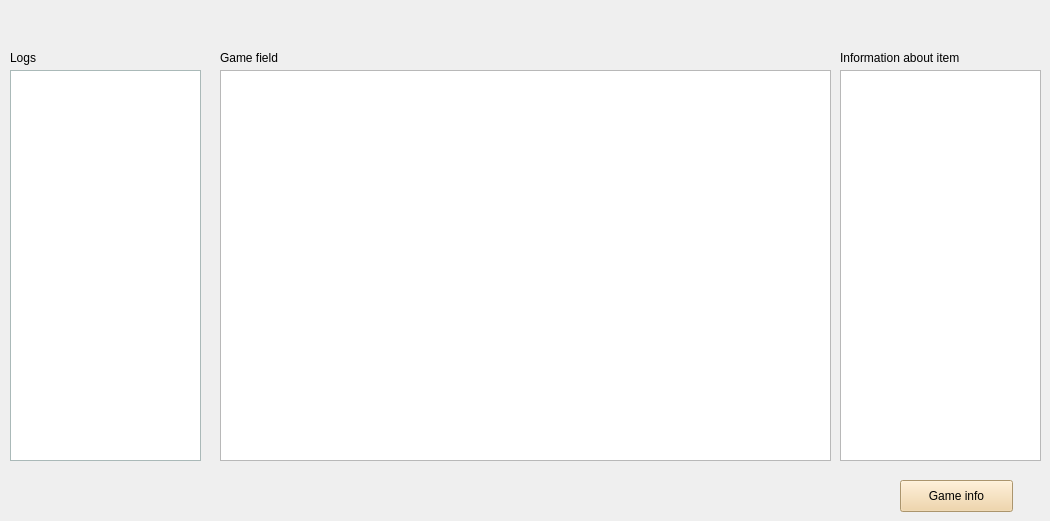
  <widget class="QWidget" name="centralwidget">
   <widget class="QTextEdit" name="fieldWindow">
    <property name="geometry">
     <rect>
      <x>220</x>
      <y>70</y>
      <width>611</width>
      <height>391</height>
     </rect>
    </property>
   </widget>
   <widget class="QTextEdit" name="infoWindow">
    <property name="geometry">
     <rect>
      <x>840</x>
      <y>70</y>
      <width>201</width>
      <height>391</height>
     </rect>
    </property>
   </widget>
   <widget class="QTextEdit" name="logWindow">
    <property name="geometry">
     <rect>
      <x>10</x>
      <y>70</y>
      <width>191</width>
      <height>391</height>
     </rect>
    </property>
    <property name="palette">
     <palette>
      <active>
       <colorrole role="WindowText">
        <brush brushstyle="SolidPattern">
         <color alpha="255">
          <red>0</red>
          <green>0</green>
          <blue>0</blue>
         </color>
        </brush>
       </colorrole>
       <colorrole role="Button">
        <brush brushstyle="SolidPattern">
         <color alpha="255">
          <red>220</red>
          <green>240</green>
          <blue>238</blue>
         </color>
        </brush>
       </colorrole>
       <colorrole role="Light">
        <brush brushstyle="SolidPattern">
         <color alpha="255">
          <red>255</red>
          <green>255</green>
          <blue>255</blue>
         </color>
        </brush>
       </colorrole>
       <colorrole role="Midlight">
        <brush brushstyle="SolidPattern">
         <color alpha="255">
          <red>237</red>
          <green>247</green>
          <blue>246</blue>
         </color>
        </brush>
       </colorrole>
       <colorrole role="Dark">
        <brush brushstyle="SolidPattern">
         <color alpha="255">
          <red>110</red>
          <green>120</green>
          <blue>119</blue>
         </color>
        </brush>
       </colorrole>
       <colorrole role="Mid">
        <brush brushstyle="SolidPattern">
         <color alpha="255">
          <red>147</red>
          <green>160</green>
          <blue>159</blue>
         </color>
        </brush>
       </colorrole>
       <colorrole role="Text">
        <brush brushstyle="SolidPattern">
         <color alpha="255">
          <red>0</red>
          <green>0</green>
          <blue>0</blue>
         </color>
        </brush>
       </colorrole>
       <colorrole role="BrightText">
        <brush brushstyle="SolidPattern">
         <color alpha="255">
          <red>255</red>
          <green>255</green>
          <blue>255</blue>
         </color>
        </brush>
       </colorrole>
       <colorrole role="ButtonText">
        <brush brushstyle="SolidPattern">
         <color alpha="255">
          <red>0</red>
          <green>0</green>
          <blue>0</blue>
         </color>
        </brush>
       </colorrole>
       <colorrole role="Base">
        <brush brushstyle="SolidPattern">
         <color alpha="255">
          <red>255</red>
          <green>255</green>
          <blue>255</blue>
         </color>
        </brush>
       </colorrole>
       <colorrole role="Window">
        <brush brushstyle="SolidPattern">
         <color alpha="255">
          <red>220</red>
          <green>240</green>
          <blue>238</blue>
         </color>
        </brush>
       </colorrole>
       <colorrole role="Shadow">
        <brush brushstyle="SolidPattern">
         <color alpha="255">
          <red>0</red>
          <green>0</green>
          <blue>0</blue>
         </color>
        </brush>
       </colorrole>
       <colorrole role="AlternateBase">
        <brush brushstyle="SolidPattern">
         <color alpha="255">
          <red>237</red>
          <green>247</green>
          <blue>246</blue>
         </color>
        </brush>
       </colorrole>
       <colorrole role="ToolTipBase">
        <brush brushstyle="SolidPattern">
         <color alpha="255">
          <red>255</red>
          <green>255</green>
          <blue>220</blue>
         </color>
        </brush>
       </colorrole>
       <colorrole role="ToolTipText">
        <brush brushstyle="SolidPattern">
         <color alpha="255">
          <red>0</red>
          <green>0</green>
          <blue>0</blue>
         </color>
        </brush>
       </colorrole>
       <colorrole role="PlaceholderText">
        <brush brushstyle="SolidPattern">
         <color alpha="128">
          <red>0</red>
          <green>0</green>
          <blue>0</blue>
         </color>
        </brush>
       </colorrole>
      </active>
      <inactive>
       <colorrole role="WindowText">
        <brush brushstyle="SolidPattern">
         <color alpha="255">
          <red>0</red>
          <green>0</green>
          <blue>0</blue>
         </color>
        </brush>
       </colorrole>
       <colorrole role="Button">
        <brush brushstyle="SolidPattern">
         <color alpha="255">
          <red>220</red>
          <green>240</green>
          <blue>238</blue>
         </color>
        </brush>
       </colorrole>
       <colorrole role="Light">
        <brush brushstyle="SolidPattern">
         <color alpha="255">
          <red>255</red>
          <green>255</green>
          <blue>255</blue>
         </color>
        </brush>
       </colorrole>
       <colorrole role="Midlight">
        <brush brushstyle="SolidPattern">
         <color alpha="255">
          <red>237</red>
          <green>247</green>
          <blue>246</blue>
         </color>
        </brush>
       </colorrole>
       <colorrole role="Dark">
        <brush brushstyle="SolidPattern">
         <color alpha="255">
          <red>110</red>
          <green>120</green>
          <blue>119</blue>
         </color>
        </brush>
       </colorrole>
       <colorrole role="Mid">
        <brush brushstyle="SolidPattern">
         <color alpha="255">
          <red>147</red>
          <green>160</green>
          <blue>159</blue>
         </color>
        </brush>
       </colorrole>
       <colorrole role="Text">
        <brush brushstyle="SolidPattern">
         <color alpha="255">
          <red>0</red>
          <green>0</green>
          <blue>0</blue>
         </color>
        </brush>
       </colorrole>
       <colorrole role="BrightText">
        <brush brushstyle="SolidPattern">
         <color alpha="255">
          <red>255</red>
          <green>255</green>
          <blue>255</blue>
         </color>
        </brush>
       </colorrole>
       <colorrole role="ButtonText">
        <brush brushstyle="SolidPattern">
         <color alpha="255">
          <red>0</red>
          <green>0</green>
          <blue>0</blue>
         </color>
        </brush>
       </colorrole>
       <colorrole role="Base">
        <brush brushstyle="SolidPattern">
         <color alpha="255">
          <red>255</red>
          <green>255</green>
          <blue>255</blue>
         </color>
        </brush>
       </colorrole>
       <colorrole role="Window">
        <brush brushstyle="SolidPattern">
         <color alpha="255">
          <red>220</red>
          <green>240</green>
          <blue>238</blue>
         </color>
        </brush>
       </colorrole>
       <colorrole role="Shadow">
        <brush brushstyle="SolidPattern">
         <color alpha="255">
          <red>0</red>
          <green>0</green>
          <blue>0</blue>
         </color>
        </brush>
       </colorrole>
       <colorrole role="AlternateBase">
        <brush brushstyle="SolidPattern">
         <color alpha="255">
          <red>237</red>
          <green>247</green>
          <blue>246</blue>
         </color>
        </brush>
       </colorrole>
       <colorrole role="ToolTipBase">
        <brush brushstyle="SolidPattern">
         <color alpha="255">
          <red>255</red>
          <green>255</green>
          <blue>220</blue>
         </color>
        </brush>
       </colorrole>
       <colorrole role="ToolTipText">
        <brush brushstyle="SolidPattern">
         <color alpha="255">
          <red>0</red>
          <green>0</green>
          <blue>0</blue>
         </color>
        </brush>
       </colorrole>
       <colorrole role="PlaceholderText">
        <brush brushstyle="SolidPattern">
         <color alpha="128">
          <red>0</red>
          <green>0</green>
          <blue>0</blue>
         </color>
        </brush>
       </colorrole>
      </inactive>
      <disabled>
       <colorrole role="WindowText">
        <brush brushstyle="SolidPattern">
         <color alpha="255">
          <red>110</red>
          <green>120</green>
          <blue>119</blue>
         </color>
        </brush>
       </colorrole>
       <colorrole role="Button">
        <brush brushstyle="SolidPattern">
         <color alpha="255">
          <red>220</red>
          <green>240</green>
          <blue>238</blue>
         </color>
        </brush>
       </colorrole>
       <colorrole role="Light">
        <brush brushstyle="SolidPattern">
         <color alpha="255">
          <red>255</red>
          <green>255</green>
          <blue>255</blue>
         </color>
        </brush>
       </colorrole>
       <colorrole role="Midlight">
        <brush brushstyle="SolidPattern">
         <color alpha="255">
          <red>237</red>
          <green>247</green>
          <blue>246</blue>
         </color>
        </brush>
       </colorrole>
       <colorrole role="Dark">
        <brush brushstyle="SolidPattern">
         <color alpha="255">
          <red>110</red>
          <green>120</green>
          <blue>119</blue>
         </color>
        </brush>
       </colorrole>
       <colorrole role="Mid">
        <brush brushstyle="SolidPattern">
         <color alpha="255">
          <red>147</red>
          <green>160</green>
          <blue>159</blue>
         </color>
        </brush>
       </colorrole>
       <colorrole role="Text">
        <brush brushstyle="SolidPattern">
         <color alpha="255">
          <red>110</red>
          <green>120</green>
          <blue>119</blue>
         </color>
        </brush>
       </colorrole>
       <colorrole role="BrightText">
        <brush brushstyle="SolidPattern">
         <color alpha="255">
          <red>255</red>
          <green>255</green>
          <blue>255</blue>
         </color>
        </brush>
       </colorrole>
       <colorrole role="ButtonText">
        <brush brushstyle="SolidPattern">
         <color alpha="255">
          <red>110</red>
          <green>120</green>
          <blue>119</blue>
         </color>
        </brush>
       </colorrole>
       <colorrole role="Base">
        <brush brushstyle="SolidPattern">
         <color alpha="255">
          <red>220</red>
          <green>240</green>
          <blue>238</blue>
         </color>
        </brush>
       </colorrole>
       <colorrole role="Window">
        <brush brushstyle="SolidPattern">
         <color alpha="255">
          <red>220</red>
          <green>240</green>
          <blue>238</blue>
         </color>
        </brush>
       </colorrole>
       <colorrole role="Shadow">
        <brush brushstyle="SolidPattern">
         <color alpha="255">
          <red>0</red>
          <green>0</green>
          <blue>0</blue>
         </color>
        </brush>
       </colorrole>
       <colorrole role="AlternateBase">
        <brush brushstyle="SolidPattern">
         <color alpha="255">
          <red>220</red>
          <green>240</green>
          <blue>238</blue>
         </color>
        </brush>
       </colorrole>
       <colorrole role="ToolTipBase">
        <brush brushstyle="SolidPattern">
         <color alpha="255">
          <red>255</red>
          <green>255</green>
          <blue>220</blue>
         </color>
        </brush>
       </colorrole>
       <colorrole role="ToolTipText">
        <brush brushstyle="SolidPattern">
         <color alpha="255">
          <red>0</red>
          <green>0</green>
          <blue>0</blue>
         </color>
        </brush>
       </colorrole>
       <colorrole role="PlaceholderText">
        <brush brushstyle="SolidPattern">
         <color alpha="128">
          <red>0</red>
          <green>0</green>
          <blue>0</blue>
         </color>
        </brush>
       </colorrole>
      </disabled>
     </palette>
    </property>
   </widget>
   <widget class="QLabel" name="labelField">
    <property name="geometry">
     <rect>
      <x>220</x>
      <y>50</y>
      <width>59</width>
      <height>16</height>
     </rect>
    </property>
    <property name="text">
     <string>Game field</string>
    </property>
   </widget>
   <widget class="QLabel" name="labelInfo">
    <property name="geometry">
     <rect>
      <x>840</x>
      <y>50</y>
      <width>201</width>
      <height>16</height>
     </rect>
    </property>
    <property name="text">
     <string>Information about item</string>
    </property>
   </widget>
   <widget class="QLabel" name="labelLog">
    <property name="geometry">
     <rect>
      <x>10</x>
      <y>50</y>
      <width>59</width>
      <height>16</height>
     </rect>
    </property>
    <property name="text">
     <string>Logs</string>
    </property>
   </widget>
   <widget class="QPushButton" name="gameInfoButton">
    <property name="geometry">
     <rect>
      <x>900</x>
      <y>480</y>
      <width>113</width>
      <height>32</height>
     </rect>
    </property>
    <property name="palette">
     <palette>
      <active>
       <colorrole role="WindowText">
        <brush brushstyle="SolidPattern">
         <color alpha="255">
          <red>0</red>
          <green>0</green>
          <blue>0</blue>
         </color>
        </brush>
       </colorrole>
       <colorrole role="Button">
        <brush brushstyle="SolidPattern">
         <color alpha="255">
          <red>240</red>
          <green>208</green>
          <blue>153</blue>
         </color>
        </brush>
       </colorrole>
       <colorrole role="Light">
        <brush brushstyle="SolidPattern">
         <color alpha="255">
          <red>255</red>
          <green>255</green>
          <blue>255</blue>
         </color>
        </brush>
       </colorrole>
       <colorrole role="Midlight">
        <brush brushstyle="SolidPattern">
         <color alpha="255">
          <red>247</red>
          <green>231</green>
          <blue>204</blue>
         </color>
        </brush>
       </colorrole>
       <colorrole role="Dark">
        <brush brushstyle="SolidPattern">
         <color alpha="255">
          <red>120</red>
          <green>104</green>
          <blue>76</blue>
         </color>
        </brush>
       </colorrole>
       <colorrole role="Mid">
        <brush brushstyle="SolidPattern">
         <color alpha="255">
          <red>160</red>
          <green>139</green>
          <blue>102</blue>
         </color>
        </brush>
       </colorrole>
       <colorrole role="Text">
        <brush brushstyle="SolidPattern">
         <color alpha="255">
          <red>0</red>
          <green>0</green>
          <blue>0</blue>
         </color>
        </brush>
       </colorrole>
       <colorrole role="BrightText">
        <brush brushstyle="SolidPattern">
         <color alpha="255">
          <red>255</red>
          <green>255</green>
          <blue>255</blue>
         </color>
        </brush>
       </colorrole>
       <colorrole role="ButtonText">
        <brush brushstyle="SolidPattern">
         <color alpha="255">
          <red>0</red>
          <green>0</green>
          <blue>0</blue>
         </color>
        </brush>
       </colorrole>
       <colorrole role="Base">
        <brush brushstyle="SolidPattern">
         <color alpha="255">
          <red>255</red>
          <green>255</green>
          <blue>255</blue>
         </color>
        </brush>
       </colorrole>
       <colorrole role="Window">
        <brush brushstyle="SolidPattern">
         <color alpha="255">
          <red>240</red>
          <green>208</green>
          <blue>153</blue>
         </color>
        </brush>
       </colorrole>
       <colorrole role="Shadow">
        <brush brushstyle="SolidPattern">
         <color alpha="255">
          <red>0</red>
          <green>0</green>
          <blue>0</blue>
         </color>
        </brush>
       </colorrole>
       <colorrole role="AlternateBase">
        <brush brushstyle="SolidPattern">
         <color alpha="255">
          <red>247</red>
          <green>231</green>
          <blue>204</blue>
         </color>
        </brush>
       </colorrole>
       <colorrole role="ToolTipBase">
        <brush brushstyle="SolidPattern">
         <color alpha="255">
          <red>255</red>
          <green>255</green>
          <blue>220</blue>
         </color>
        </brush>
       </colorrole>
       <colorrole role="ToolTipText">
        <brush brushstyle="SolidPattern">
         <color alpha="255">
          <red>0</red>
          <green>0</green>
          <blue>0</blue>
         </color>
        </brush>
       </colorrole>
       <colorrole role="PlaceholderText">
        <brush brushstyle="SolidPattern">
         <color alpha="128">
          <red>0</red>
          <green>0</green>
          <blue>0</blue>
         </color>
        </brush>
       </colorrole>
      </active>
      <inactive>
       <colorrole role="WindowText">
        <brush brushstyle="SolidPattern">
         <color alpha="255">
          <red>0</red>
          <green>0</green>
          <blue>0</blue>
         </color>
        </brush>
       </colorrole>
       <colorrole role="Button">
        <brush brushstyle="SolidPattern">
         <color alpha="255">
          <red>240</red>
          <green>208</green>
          <blue>153</blue>
         </color>
        </brush>
       </colorrole>
       <colorrole role="Light">
        <brush brushstyle="SolidPattern">
         <color alpha="255">
          <red>255</red>
          <green>255</green>
          <blue>255</blue>
         </color>
        </brush>
       </colorrole>
       <colorrole role="Midlight">
        <brush brushstyle="SolidPattern">
         <color alpha="255">
          <red>247</red>
          <green>231</green>
          <blue>204</blue>
         </color>
        </brush>
       </colorrole>
       <colorrole role="Dark">
        <brush brushstyle="SolidPattern">
         <color alpha="255">
          <red>120</red>
          <green>104</green>
          <blue>76</blue>
         </color>
        </brush>
       </colorrole>
       <colorrole role="Mid">
        <brush brushstyle="SolidPattern">
         <color alpha="255">
          <red>160</red>
          <green>139</green>
          <blue>102</blue>
         </color>
        </brush>
       </colorrole>
       <colorrole role="Text">
        <brush brushstyle="SolidPattern">
         <color alpha="255">
          <red>0</red>
          <green>0</green>
          <blue>0</blue>
         </color>
        </brush>
       </colorrole>
       <colorrole role="BrightText">
        <brush brushstyle="SolidPattern">
         <color alpha="255">
          <red>255</red>
          <green>255</green>
          <blue>255</blue>
         </color>
        </brush>
       </colorrole>
       <colorrole role="ButtonText">
        <brush brushstyle="SolidPattern">
         <color alpha="255">
          <red>0</red>
          <green>0</green>
          <blue>0</blue>
         </color>
        </brush>
       </colorrole>
       <colorrole role="Base">
        <brush brushstyle="SolidPattern">
         <color alpha="255">
          <red>255</red>
          <green>255</green>
          <blue>255</blue>
         </color>
        </brush>
       </colorrole>
       <colorrole role="Window">
        <brush brushstyle="SolidPattern">
         <color alpha="255">
          <red>240</red>
          <green>208</green>
          <blue>153</blue>
         </color>
        </brush>
       </colorrole>
       <colorrole role="Shadow">
        <brush brushstyle="SolidPattern">
         <color alpha="255">
          <red>0</red>
          <green>0</green>
          <blue>0</blue>
         </color>
        </brush>
       </colorrole>
       <colorrole role="AlternateBase">
        <brush brushstyle="SolidPattern">
         <color alpha="255">
          <red>247</red>
          <green>231</green>
          <blue>204</blue>
         </color>
        </brush>
       </colorrole>
       <colorrole role="ToolTipBase">
        <brush brushstyle="SolidPattern">
         <color alpha="255">
          <red>255</red>
          <green>255</green>
          <blue>220</blue>
         </color>
        </brush>
       </colorrole>
       <colorrole role="ToolTipText">
        <brush brushstyle="SolidPattern">
         <color alpha="255">
          <red>0</red>
          <green>0</green>
          <blue>0</blue>
         </color>
        </brush>
       </colorrole>
       <colorrole role="PlaceholderText">
        <brush brushstyle="SolidPattern">
         <color alpha="128">
          <red>0</red>
          <green>0</green>
          <blue>0</blue>
         </color>
        </brush>
       </colorrole>
      </inactive>
      <disabled>
       <colorrole role="WindowText">
        <brush brushstyle="SolidPattern">
         <color alpha="255">
          <red>120</red>
          <green>104</green>
          <blue>76</blue>
         </color>
        </brush>
       </colorrole>
       <colorrole role="Button">
        <brush brushstyle="SolidPattern">
         <color alpha="255">
          <red>240</red>
          <green>208</green>
          <blue>153</blue>
         </color>
        </brush>
       </colorrole>
       <colorrole role="Light">
        <brush brushstyle="SolidPattern">
         <color alpha="255">
          <red>255</red>
          <green>255</green>
          <blue>255</blue>
         </color>
        </brush>
       </colorrole>
       <colorrole role="Midlight">
        <brush brushstyle="SolidPattern">
         <color alpha="255">
          <red>247</red>
          <green>231</green>
          <blue>204</blue>
         </color>
        </brush>
       </colorrole>
       <colorrole role="Dark">
        <brush brushstyle="SolidPattern">
         <color alpha="255">
          <red>120</red>
          <green>104</green>
          <blue>76</blue>
         </color>
        </brush>
       </colorrole>
       <colorrole role="Mid">
        <brush brushstyle="SolidPattern">
         <color alpha="255">
          <red>160</red>
          <green>139</green>
          <blue>102</blue>
         </color>
        </brush>
       </colorrole>
       <colorrole role="Text">
        <brush brushstyle="SolidPattern">
         <color alpha="255">
          <red>120</red>
          <green>104</green>
          <blue>76</blue>
         </color>
        </brush>
       </colorrole>
       <colorrole role="BrightText">
        <brush brushstyle="SolidPattern">
         <color alpha="255">
          <red>255</red>
          <green>255</green>
          <blue>255</blue>
         </color>
        </brush>
       </colorrole>
       <colorrole role="ButtonText">
        <brush brushstyle="SolidPattern">
         <color alpha="255">
          <red>120</red>
          <green>104</green>
          <blue>76</blue>
         </color>
        </brush>
       </colorrole>
       <colorrole role="Base">
        <brush brushstyle="SolidPattern">
         <color alpha="255">
          <red>240</red>
          <green>208</green>
          <blue>153</blue>
         </color>
        </brush>
       </colorrole>
       <colorrole role="Window">
        <brush brushstyle="SolidPattern">
         <color alpha="255">
          <red>240</red>
          <green>208</green>
          <blue>153</blue>
         </color>
        </brush>
       </colorrole>
       <colorrole role="Shadow">
        <brush brushstyle="SolidPattern">
         <color alpha="255">
          <red>0</red>
          <green>0</green>
          <blue>0</blue>
         </color>
        </brush>
       </colorrole>
       <colorrole role="AlternateBase">
        <brush brushstyle="SolidPattern">
         <color alpha="255">
          <red>240</red>
          <green>208</green>
          <blue>153</blue>
         </color>
        </brush>
       </colorrole>
       <colorrole role="ToolTipBase">
        <brush brushstyle="SolidPattern">
         <color alpha="255">
          <red>255</red>
          <green>255</green>
          <blue>220</blue>
         </color>
        </brush>
       </colorrole>
       <colorrole role="ToolTipText">
        <brush brushstyle="SolidPattern">
         <color alpha="255">
          <red>0</red>
          <green>0</green>
          <blue>0</blue>
         </color>
        </brush>
       </colorrole>
       <colorrole role="PlaceholderText">
        <brush brushstyle="SolidPattern">
         <color alpha="128">
          <red>0</red>
          <green>0</green>
          <blue>0</blue>
         </color>
        </brush>
       </colorrole>
      </disabled>
     </palette>
    </property>
    <property name="text">
     <string>Game info</string>
    </property>
   </widget>
  </widget>
